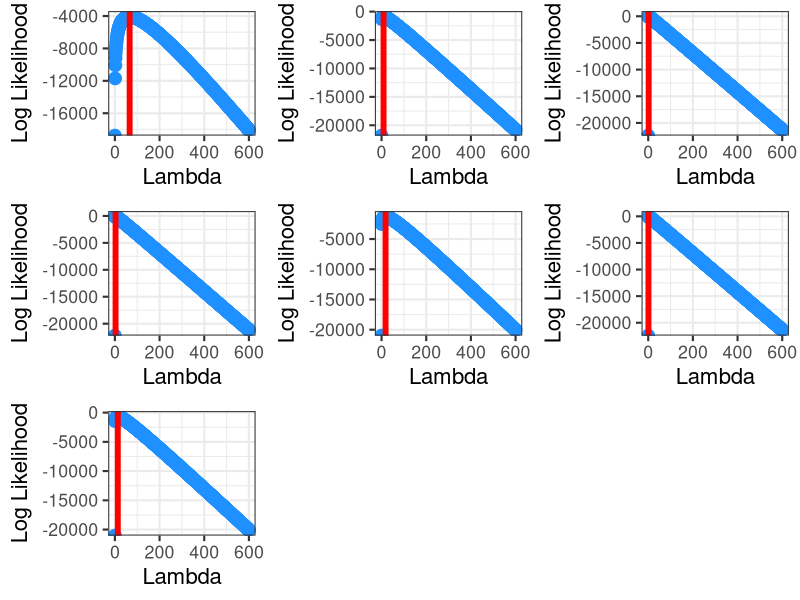
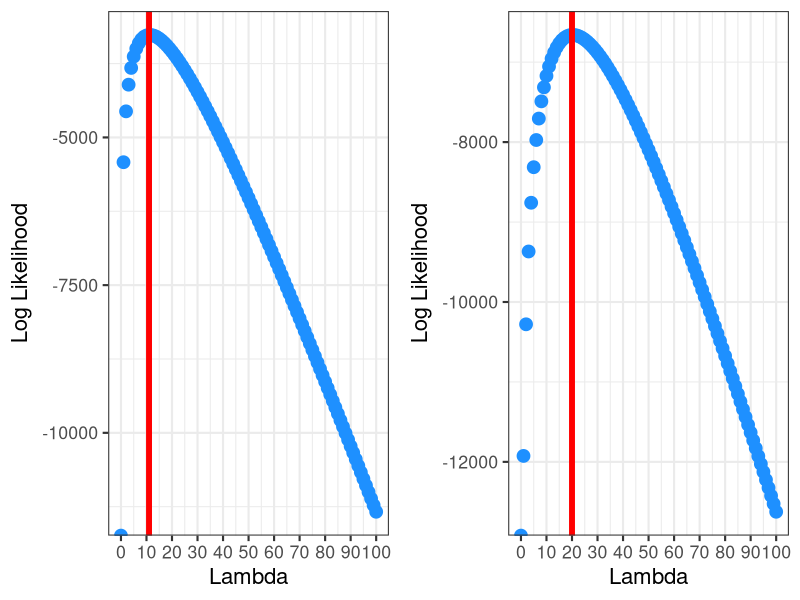

Write R code to recreate these figures, in order.
# 9 October 2020—Simulating lambda—David Mason ####
library(tidyverse)
library(ggpubr)
seeds <- read.csv("seed_trap.csv", header = T)
seeds_long <- pivot_longer(seeds, cols = 4:9, 
													 names_to = "SPECIES", values_to = "SEEDS")
species <- c("RUBUS", "PRSE2", "PIPA2", "SMILAX", "PHAM4", "PIEC2")

# Subset the data by species & treatment ####
treatment <- function(SPECIES){
burn <- seeds_long %>% 
	filter(TREATMENT == "BURN", SPECIES == SPECIES) # add this to argument otherwise it pulls from outside
control <- seeds_long %>% 
	filter(TREATMENT == "CONTROL", SPECIES == SPECIES)

# Computing Likelihood for Observed Data ####
llh_poisson <- function(lambda, y){
# log(likelihood) by summing 
llh <- sum(dpois(y, lambda, log=TRUE))
  return(llh)
}

lambdas <- seq(0,100, by=1)

# compute log-likelihood for all lambda values
burn_ll <- sapply(lambdas,function(x){llh_poisson(x,burn$SEEDS)})
control_ll <- sapply(lambdas,function(x){llh_poisson(x,control$SEEDS)})
	
# save the lambdas and log-likelihoods in a data frame
burn_df <- data.frame(ll=burn_ll, lambda=lambdas)
burn_df$TREATMENT <- c("BURN")

# burn.mle <- lambdas[burn_ll == max(burn11)] # can add this
# burn.rell <- exp(burnll/max(burnll)) # too large to make exponent after |300|
# max.ll <- (burnll)
# burn.mle <- lambdas[burn_ll == max.ll]
# rel.l exp(burn_ll - max.ll)
# ci.cutoff <- exp(-qchisq(p=0.95,df = 1)/2) # getting the confidence intervals
# plot(lambdas, rel.l, type = "l", lwd = 2)
# abline(h = ci.cutoff)
# need the limits of the cutoffs
# cut.m.rell <- ci.cutoff - rel.l
# ci.indicies <- which(cut.m.rell <0, arr.ind = TRUE)
# len.ciind <- length(ci.indices)
# left.cl <- lambdas[ci.indices[1]]
# right.cl <- lambdas[ci.indices[len.ciind]]
# abline(v=c(left.cl,right.cl))




control_df <- data.frame(ll=control_ll, lambda=lambdas)
control_df$TREATMENT <- c("CONTROL")

treatment <- rbind(burn_df, control_df)
return(treatment)
}
treatment_figure <- function(DATAFRAME){

d <- DATAFRAME	
	
burn_filt <- d %>% 
	filter(TREATMENT == "BURN")
control_filt <- d %>% 
	filter(TREATMENT == "CONTROL")

# Maximum Likelihood Estimate from Observed Data ####

lambdas <- seq(0,100, by=1)

burn_plot <- burn_filt %>% 
  ggplot(aes(x=lambda,y=ll))+
  geom_point(size=4,color="dodgerblue")+
  xlab("Lambda") +
  ylab("Log Likelihood")+
  theme_bw(base_size = 16) +
  geom_vline(xintercept = lambdas[which.max(burn_filt$ll)], color="red",size=2) +
	scale_x_continuous(breaks = seq(0, 100, by = 10))
control_plot <- control_filt %>% 
  ggplot(aes(x=lambda,y=ll))+
  geom_point(size=4,color="dodgerblue")+
  xlab("Lambda") +
  ylab("Log Likelihood")+
  theme_bw(base_size = 16) +
  geom_vline(xintercept = lambdas[which.max(control_filt$ll)], color="red",size=2) +
	scale_x_continuous(breaks = seq(0, 100, by = 10))

combo_plot <- ggarrange(burn_plot,control_plot)
}

rubus_treatment <- treatment("RUBUS")
rubus_treatment_figure <- treatment_figure(rubus_treatment)
# Subset the data by species & site ####
site <- function(SPECIES){
site_1 <- seeds_long %>% 
	filter(SITE == "1", SPECIES == SPECIES)
site_4 <- seeds_long %>% 
	filter(SITE == "4", SPECIES == SPECIES)
site_6 <- seeds_long %>% 
	filter(SITE == "6", SPECIES == SPECIES)
site_7 <- seeds_long %>% 
	filter(SITE == "7", SPECIES == SPECIES)
site_8 <- seeds_long %>% 
	filter(SITE == "8", SPECIES == SPECIES)
site_16 <- seeds_long %>% 
	filter(SITE == "16", SPECIES == SPECIES)
site_17 <- seeds_long %>% 
	filter(SITE == "17", SPECIES == SPECIES)
# Computing Likelihood for Observed Data ####
llh_poisson <- function(lambda, y){
  # log(likelihood) by summing 
  llh <- sum(dpois(y, lambda, log=TRUE))
  return(llh)
}

lambdas <- seq(0,600, by=1)

# compute log-likelihood for all lambda values
one_ll <- sapply(lambdas,function(x){llh_poisson(x,site_1$SEEDS)})
four_ll <- sapply(lambdas,function(x){llh_poisson(x,site_4$SEEDS)})
six_ll <- sapply(lambdas,function(x){llh_poisson(x,site_6$SEEDS)})
seven_ll <- sapply(lambdas,function(x){llh_poisson(x,site_7$SEEDS)})
eight_ll <- sapply(lambdas,function(x){llh_poisson(x,site_8$SEEDS)})
sixteen_ll <- sapply(lambdas,function(x){llh_poisson(x,site_16$SEEDS)})
seventeen_ll <- sapply(lambdas,function(x){llh_poisson(x,site_17$SEEDS)})

# save the lambdas and log-likelihoods in a data frame
one_df <- data.frame(ll=one_ll, lambda=lambdas)
one_df$SITE <- c("1")
four_df <- data.frame(ll=four_ll, lambda=lambdas)
four_df$SITE <- c("4")
six_df <- data.frame(ll=six_ll, lambda=lambdas)
six_df$SITE <- c("6")
seven_df <- data.frame(ll=seven_ll, lambda=lambdas)
seven_df$SITE <- c("7")
eight_df <- data.frame(ll=eight_ll, lambda=lambdas)
eight_df$SITE <- c("8")
sixteen_df <- data.frame(ll=sixteen_ll, lambda=lambdas)
sixteen_df$SITE <- c("16")
seventeen_df <- data.frame(ll=seventeen_ll, lambda=lambdas)
seventeen_df$SITE <- c("17")

site <- rbind(one_df, four_df, six_df,
										seven_df, eight_df, sixteen_df, seventeen_df)
return(site)
}
site_figure <- function(DATAFRAME){
# Maximum Likelihood Estimate from Observed Data ####
lambdas <- seq(0,100, by=1)
d <- DATAFRAME

one_filt <- d %>% 
	filter(SITE == "1")
four_filt <- d %>% 
	filter(SITE == "4")
six_filt <- d %>% 
	filter(SITE == "6")
seven_filt <- d %>% 
	filter(SITE == "7")
eight_filt <- d %>% 
	filter(SITE == "8")
sixteen_filt <- d %>% 
	filter(SITE == "16")
seventeen_filt <- d %>% 
	filter(SITE == "17")

one_plot <- one_filt %>% 
	ggplot(aes(x=lambda,y=ll))+
  geom_point(size=4,color="dodgerblue")+
  xlab("Lambda") +
  ylab("Log Likelihood")+
  theme_bw(base_size = 16) +
  geom_vline(xintercept = lambdas[which.max(one_filt$ll)], color="red",size=2)

four_plot <- four_filt %>% 
	ggplot(aes(x=lambda,y=ll))+
  geom_point(size=4,color="dodgerblue")+
  xlab("Lambda") +
  ylab("Log Likelihood")+
  theme_bw(base_size = 16) +
  geom_vline(xintercept = lambdas[which.max(four_filt$ll)], color="red",size=2)

six_plot <- six_filt %>% 
	ggplot(aes(x=lambda,y=ll))+
  geom_point(size=4,color="dodgerblue")+
  xlab("Lambda") +
  ylab("Log Likelihood")+
  theme_bw(base_size = 16) +
  geom_vline(xintercept = lambdas[which.max(six_filt$ll)], color="red",size=2)

seven_plot <- seven_filt %>% 
	ggplot(aes(x=lambda,y=ll))+
  geom_point(size=4,color="dodgerblue")+
  xlab("Lambda") +
  ylab("Log Likelihood")+
  theme_bw(base_size = 16) +
  geom_vline(xintercept = lambdas[which.max(seven_filt$ll)], color="red",size=2)

eight_plot <- eight_filt %>% 
	ggplot(aes(x=lambda,y=ll))+
  geom_point(size=4,color="dodgerblue")+
  xlab("Lambda") +
  ylab("Log Likelihood")+
  theme_bw(base_size = 16) +
  geom_vline(xintercept = lambdas[which.max(eight_filt$ll)], color="red",size=2)

sixteen_plot <- sixteen_filt %>% 
	ggplot(aes(x=lambda,y=ll))+
  geom_point(size=4,color="dodgerblue")+
  xlab("Lambda") +
  ylab("Log Likelihood")+
  theme_bw(base_size = 16) +
  geom_vline(xintercept = lambdas[which.max(sixteen_filt$ll)], color="red",size=2)

seventeen_plot <- seventeen_filt %>% 
	ggplot(aes(x=lambda,y=ll))+
  geom_point(size=4,color="dodgerblue")+
  xlab("Lambda") +
  ylab("Log Likelihood")+
  theme_bw(base_size = 16) +
  geom_vline(xintercept = lambdas[which.max(seventeen_filt$ll)], color="red",size=2)

combo_plot <- ggarrange(one_plot,four_plot, six_plot, seven_plot,
												eight_plot, sixteen_plot, seventeen_plot)
}
rubus_site <- site("RUBUS")
rubus_site_figure <- site_figure(rubus_site)
